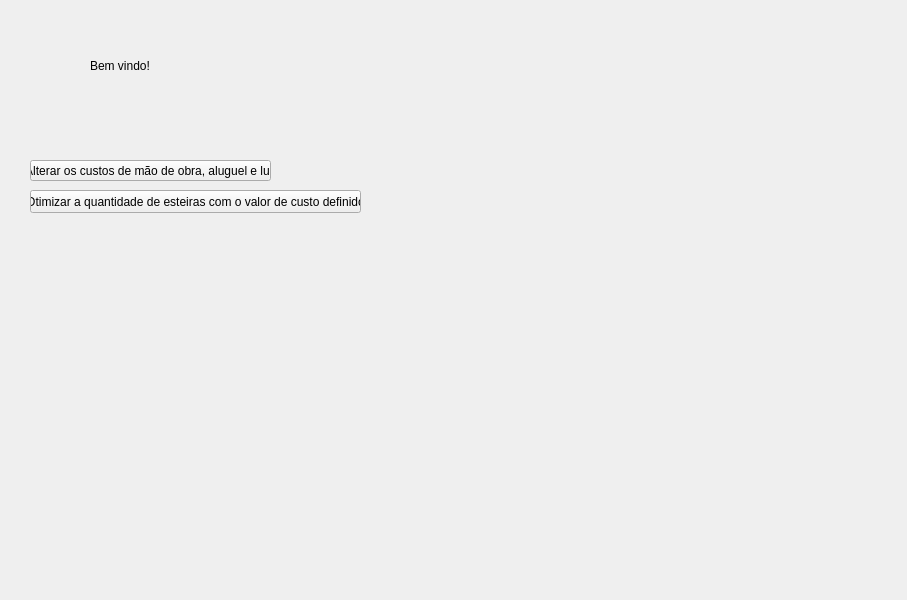
<?xml version="1.0" encoding="UTF-8"?>
<ui version="4.0">
 <class>TelaInicial</class>
 <widget class="QMainWindow" name="TelaInicial">
  <property name="geometry">
   <rect>
    <x>0</x>
    <y>0</y>
    <width>907</width>
    <height>600</height>
   </rect>
  </property>
  <property name="windowTitle">
   <string>Tela Inicial</string>
  </property>
  <widget class="QWidget" name="centralwidget">
   <widget class="QLabel" name="label">
    <property name="geometry">
     <rect>
      <x>90</x>
      <y>40</y>
      <width>71</width>
      <height>51</height>
     </rect>
    </property>
    <property name="text">
     <string>Bem vindo!</string>
    </property>
   </widget>
   <widget class="QPushButton" name="pushButton">
    <property name="geometry">
     <rect>
      <x>30</x>
      <y>160</y>
      <width>241</width>
      <height>21</height>
     </rect>
    </property>
    <property name="text">
     <string>Alterar os custos de mão de obra, aluguel e luz</string>
    </property>
   </widget>
   <widget class="QPushButton" name="pushButton_2">
    <property name="geometry">
     <rect>
      <x>30</x>
      <y>190</y>
      <width>331</width>
      <height>23</height>
     </rect>
    </property>
    <property name="text">
     <string>Otimizar a quantidade de esteiras com o valor de custo definido</string>
    </property>
   </widget>
  </widget>
 </widget>
 <resources/>
 <connections/>
</ui>
